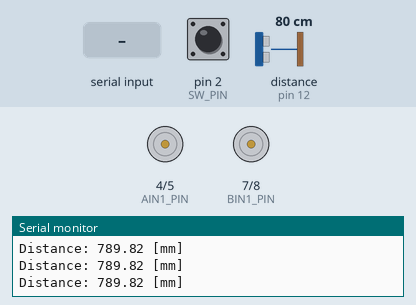
Recording of a sketch running on a simulated Arduino Uno, built with avr-gcc and run on an emulated ATmega328P. On the bench: motor-driver pin pairs drawn as motors (green arrow = first pin HIGH = forward, orange = second pin HIGH = backward, longer = more drive, scaled by the enable pin), the last lines printed to the serial monitor. Wiring (inferred from the names in the program): ultrasonic range finder: trigger pin 11; echo pin 12. Inputs (shaded band) come from the test bench; at power-on: pin 2 (SW_PIN) LOW, distance to the obstacle (sensor on pin 12) 80 cm. The echo pulse lasts 58.3 µs per cm.

Above: at 1.2 s.
1.3 s: pin 2 (SW_PIN) pulled HIGH for 0.15 s
At 2.5 s:
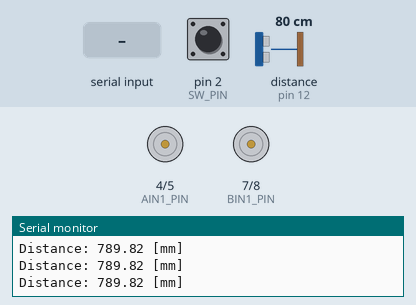
2.9 s: distance to the obstacle (sensor on pin 12) set to 18 cm
5.9 s: "90,45\n" received over Serial
8.4 s: pin 2 (SW_PIN) pulled HIGH for 1 s
At 8.9 s:
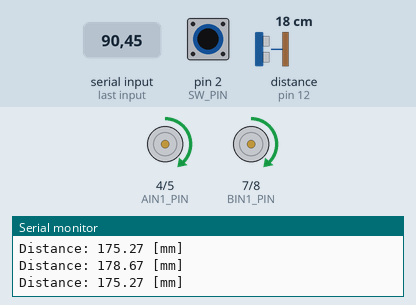
10.9 s: pin 2 (SW_PIN) pulled HIGH for 3.2 s
At 15.0 s:
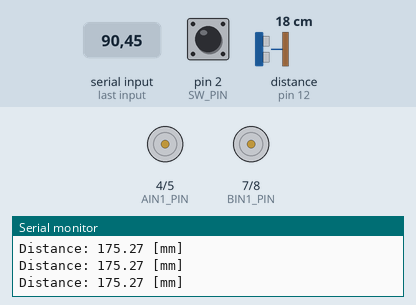
15.6 s: "30,150\n" received over Serial
Timing chart, 0 to 18.6 s (numbered marks = the images above; inputs shaded):
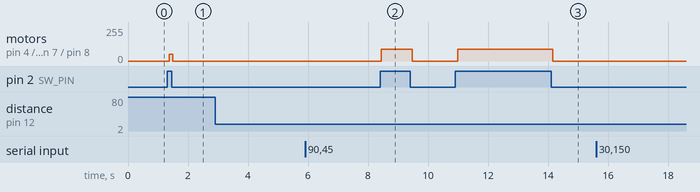

The sketch:

04_cleaner.ino
```cpp
// Motor driver
#define AIN1_PIN 4
#define AIN2_PIN 5
#define PWMA_PIN 6
#define BIN1_PIN 7
#define BIN2_PIN 8
#define PWMB_PIN 9

// Ultrasonic sensor
#define TRIG_PIN 11
#define ECHO_PIN 12

// Control parameters
#define SW_PIN 2

int Ref = 50;

void setup() {
  // put your setup code here, to run once:
  Serial.begin(9600);

  // Motor driver pins setting
  pinMode(AIN1_PIN, OUTPUT);
  pinMode(AIN2_PIN, OUTPUT);
  pinMode(PWMA_PIN, OUTPUT);

  pinMode(BIN1_PIN, OUTPUT);
  pinMode(BIN2_PIN, OUTPUT);
  pinMode(PWMB_PIN, OUTPUT);

  analogWrite(PWMA_PIN, 0);
  analogWrite(PWMB_PIN, 0);

  // Ultrasonic sensor pins setting
  pinMode(TRIG_PIN, OUTPUT);
  pinMode(ECHO_PIN, INPUT);

  digitalWrite(TRIG_PIN, LOW);

  // Switch pin setting
  pinMode(SW_PIN, INPUT);
}

void loop() {
  // Sense distance using ultrasonic sensor
  digitalWrite(TRIG_PIN, LOW);
  delayMicroseconds(2);
  digitalWrite(TRIG_PIN, HIGH);
  delayMicroseconds(10);
  digitalWrite(TRIG_PIN, LOW);

  unsigned long pulseWidthUs = pulseIn(ECHO_PIN, HIGH);
  float distance_mm = pulseWidthUs * 0.000001 * 340 /2 * 1000;
  Serial.println("Distance: " + String(distance_mm) + " [mm]");

  if (Serial.available() > 0) {
    Ref = Serial.readString().toInt();
    Serial.println("data received: " + String(Ref));
  }

  if(digitalRead(SW_PIN) == HIGH){  // お掃除
    if(distance_mm > 50){
      digitalWrite(AIN1_PIN, HIGH);
      digitalWrite(AIN2_PIN, LOW);
      digitalWrite(BIN1_PIN, HIGH);
      digitalWrite(BIN2_PIN, LOW);
      analogWrite(PWMA_PIN, Ref);
      analogWrite(PWMB_PIN, Ref);

      delay(100);
    }
    else{
      digitalWrite(AIN1_PIN, HIGH);
      digitalWrite(AIN2_PIN, LOW);
      digitalWrite(BIN1_PIN, LOW);
      digitalWrite(BIN2_PIN, HIGH);
      analogWrite(PWMA_PIN, Ref);
      analogWrite(PWMB_PIN, Ref);

      delay(500);
    }
  }
  else{
    digitalWrite(AIN1_PIN, LOW);
    digitalWrite(AIN2_PIN, LOW);
    digitalWrite(BIN1_PIN, LOW);
    digitalWrite(BIN2_PIN, LOW);
    analogWrite(PWMA_PIN, 0);
    analogWrite(PWMB_PIN, 0);

    delay(100);
  }

}
```

Measured:
- after the input at 1.3 s, motor on pin 4 (AIN1_PIN) / pin 5 (AIN2_PIN), motor on pin 7 (BIN1_PIN) / pin 8 (BIN2_PIN): stopped → forward 50/255 after 0.08 s, → stopped 0.11 s later
- after the input at 8.4 s, motor on pin 4 (AIN1_PIN) / pin 5 (AIN2_PIN), motor on pin 7 (BIN1_PIN) / pin 8 (BIN2_PIN): stopped → forward 90/255 after 0.05 s, → stopped 1.0 s later
- after the input at 10.9 s, motor on pin 4 (AIN1_PIN) / pin 5 (AIN2_PIN), motor on pin 7 (BIN1_PIN) / pin 8 (BIN2_PIN): stopped → forward 90/255 after 0.10 s, → stopped 3.2 s later
